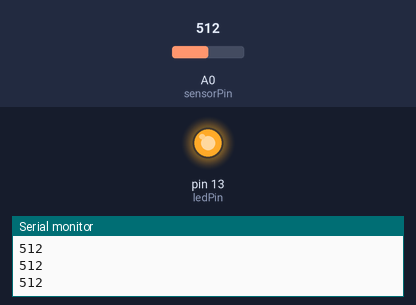
Recording of a sketch running on a simulated Arduino Uno, built with avr-gcc and run on an emulated ATmega328P. On the bench: output pins drawn as LEDs (lit = HIGH), the last lines printed to the serial monitor. The inputs (shaded band) are chosen by the test bench; at power-on: A0 (sensorPin) = 512.

Above: at 1.3 s.
1.4 s: A0 (sensorPin) set to 37
2.9 s: A0 (sensorPin) set to 31
At 4.2 s:
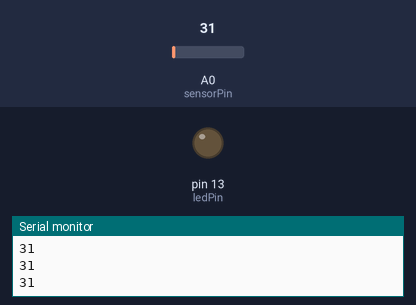
4.5 s: A0 (sensorPin) set to 122
At 5.4 s:
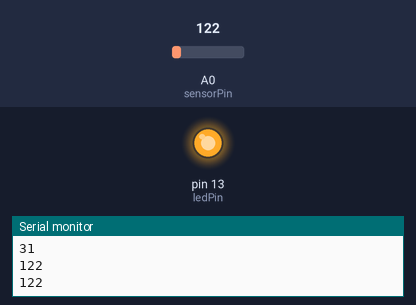
6.0 s: A0 (sensorPin) set to 23
At 6.6 s:
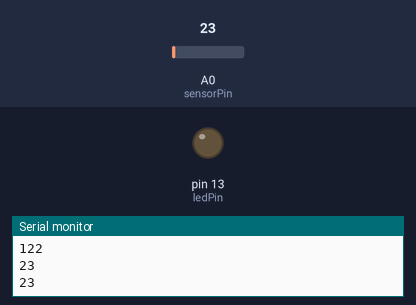
Timing chart, 0 to 8.5 s (numbered marks = the images above; inputs shaded):
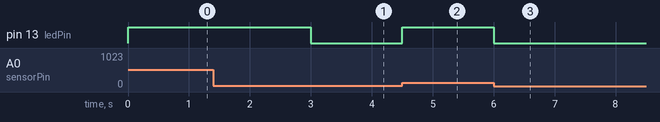

The sketch:

opdracht10_d.ino
```cpp
int ledPin = 13;
int sensorPin = A0;

int threshold = 33;

void setup() {
  pinMode(ledPin, OUTPUT);
  pinMode(sensorPin, INPUT);
  Serial.begin(9600);
}

void loop() {

  int sensorValue = analogRead(sensorPin); // read sensorpin
  Serial.println(sensorValue); // print to serial monitor

  if(sensorValue > threshold) {
    digitalWrite(ledPin, HIGH);
  }
  else {
    digitalWrite(ledPin, LOW);
  }

  delay(500); // wait
}
```

Measured:
- the behaviour switches between 34 and 33 on A0 (sensorPin) (found by bisection; images 0 and 1)
- after the input at 2.9 s, pin 13 (ledPin): HIGH → LOW after 0.10 s
- after the input at 4.5 s, pin 13 (ledPin): LOW → HIGH at once
- after the input at 6.0 s, pin 13 (ledPin): HIGH → LOW at once
